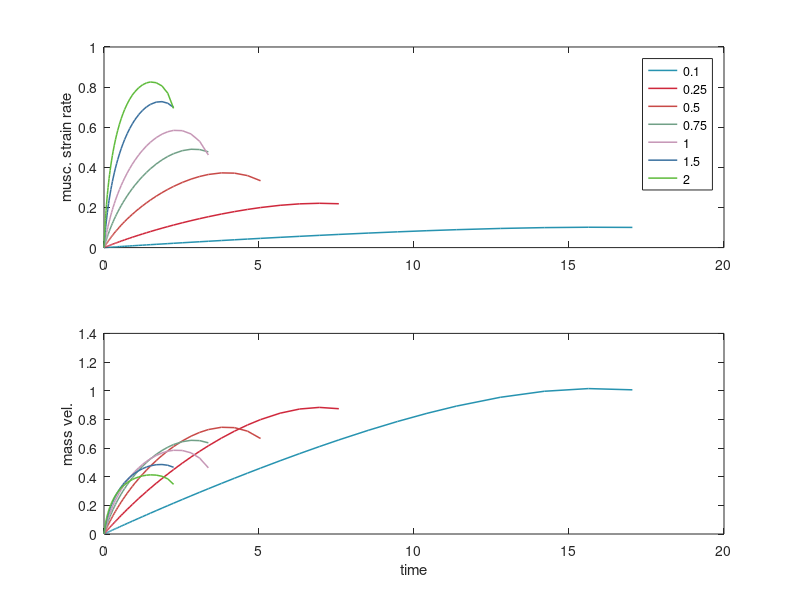
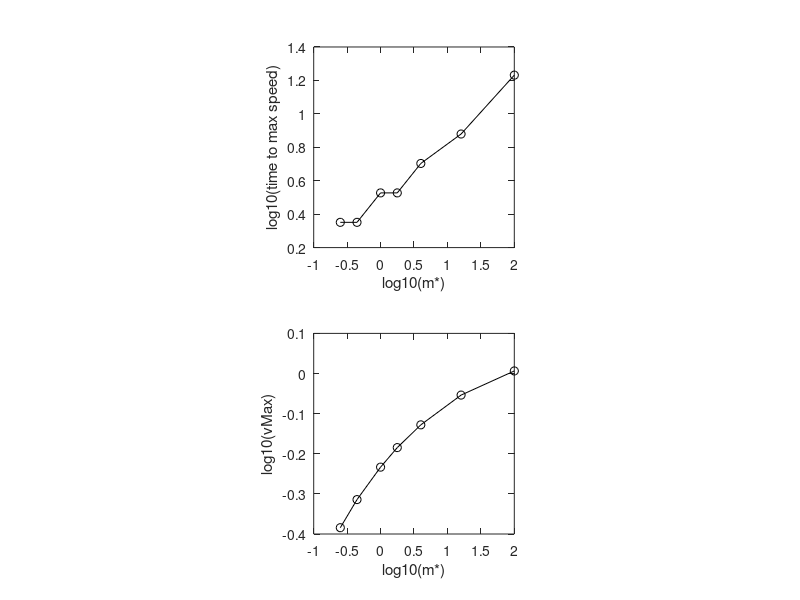
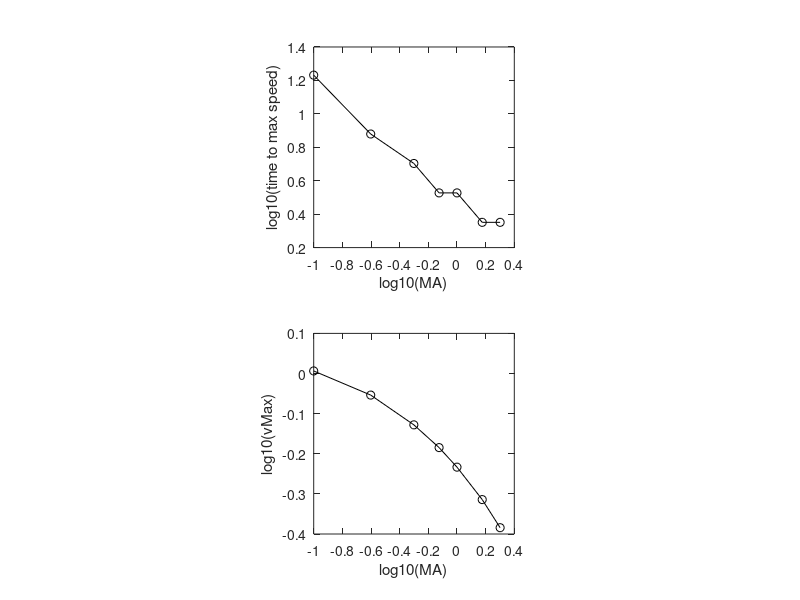

These figures' MATLAB source, in order:
function jim_model_replicate
% This version of jim's model replicates jim's plot in the mathematica file
% "lever_afms_ndsolve_timeout.nb"

%% Parameter values set to unity

% Max stress (at L_0, isometric contraction) (Pa)
P.sigma_max = 1; 

% Muscle length at which max force is produced (isometric contractions) (m)
P.L_0 = 1;

% Hill's coefficient "a", divided by F_max, defined for contraction from L_0
P.a = 1; 

% Max strain, where muscle produces no force (isometric contraction)
P.E_max = 1; 

% Strain rate at which the muscle produces no force (isotonic contraction)
P.Edot_max = 1; 

% Physiological cross-sectional area (m^2)
P.A = 1;

% Mass of body being moved (kg)
P.m = 1; 

% Total lever length
P.L_tot = 1; 

% Mechanical advantage
%P.MA = 1;
P.MA = [0.1 0.25 0.5 0.75 1 1.5 2]; 


%% Calculated parameters

% Input lever length
P.l_in = P.MA .* P.L_tot./(1+P.MA);

% Output lever length
P.l_out = P.L_tot ./ (1+P.MA);

% Max force produced by isometric contraction (N)
P.F_max = P.sigma_max .* P.A; 

% Hill's coefficient "b", defined for contraction from L_0
P.b = (P.a .* P.F_max .* P.L_0 .* P.Edot_max) ./ (P.A .* P.sigma_max);

% Non-dimensional mass (linear)
%P.m_star = (P.m .* P.L_0 .* P.Edot_max^2) ./ (P.A .* P.sigma_max .* P.E_max);

% Non-dimensional mass (lever)
P.m_star = (1./P.MA.^2) .* ...
           (P.m .* P.L_0 .* P.Edot_max^2) ...
           ./ (P.A .* P.sigma_max .* P.E_max);

% Non-dimension version of inverse of Hill's "a"
P.alpha = P.F_max ./ (P.a .* P.F_max);

% Curve fit parameter
P.n = exp( (3 .* P.alpha + 2) ./ (2 .* P.alpha + 2) );


%% Override default values 

P.alpha = 3;


%% Numerical simulations that vary m_star

% Time span for execution
Tspan = [0 10^8];

% Set ODE solver options
options = odeset('Events',@events);

% Initial strain 
IC(1) = 0;

% Initial strain rate;
IC(2) = 0;

% Loop through values of m_star
for i = 1:length(P.MA)
    
    % Solve the governing equation
    [t,e] = ode45(@(t,e) myode(t,e,P.m_star(i),P.alpha),Tspan,IC,options);
       
    % Store time series results
    time{i}       = t;
    ep_star{i}    = e(:,1);
    epDot_star{i} = e(:,2);
    v{i}          = e(:,2) .* (1./P.MA(i));
    lText{i}      = num2str(P.MA(i));
    
    % Stote major features
    timeMax(i) = t(end);
    vMax(i)    = max(v{i});
    
    clear e m_star
    
    disp([num2str(i) ' of ' num2str(length(P.MA))])
end

% Plot timeseries of all sims
if 1
    figure
    for i = 1:length(time)
        
        clr = rand(1,3).*.8+.1;
        lineWidth = 1.1;

        subplot(2,1,1)
        h = plot(time{i},epDot_star{i},'k-');
        set(h,'Color',clr)
        set(h,'LineWidth',lineWidth)
        hold on
        ylabel('musc. strain rate')
        
        subplot(2,1,2)
        h = plot(time{i},v{i},'k-');
        set(h,'Color',clr)
        set(h,'LineWidth',lineWidth)
        hold on
        ylabel('mass vel.');
        xlabel('time')
        
    end
    
    subplot(2,1,1)    
    legend(lText)
end 

if 1
    figure
    
    subplot(2,1,1)
    plot(log10(P.m_star),log10(timeMax),'k-o')
    xlabel('log10(m*)')
    ylabel('log10(time to max speed)')
    %title(['y = ' num2str(c(2)) ' * x' num2str(c(1)) ]) 
    axis square
    
    subplot(2,1,2)
    plot(log10(P.m_star),log10(vMax),'k-o')
    xlabel('log10(m*)')
    ylabel('log10(vMax)')
    axis square
    
    figure
    
    subplot(2,1,1)
    plot(log10(P.MA),log10(timeMax),'k-o')
    xlabel('log10(MA)')
    ylabel('log10(time to max speed)')
    %title(['y = ' num2str(c(2)) ' * x' num2str(c(1)) ]) 
    axis square
    
    subplot(2,1,2)
    plot(log10(P.MA),log10(vMax),'k-o')
    xlabel('log10(MA)')
    ylabel('log10(vMax)')
    axis square
end


function eDot = myode(t,e,mStar,alpha)
% Governing equation of the model 
% e - non-dimensional strain rate (epsilon star in jim's notes)

% First derivative of strain (strain rate)
eDot(1,1) = e(2);

% Second derivative of strain
eDot(2,1) = (1 ./ mStar) .*  (1 - e(1).^2) .* ...
            ( (1 - e(2)) ./ (1 + alpha.*e(2)));
   
        
function [value,isterminal,direction] = events(t,e)
% Stops ode45 when negative or zero strain is reached

value      = max([1-e(1) 0]);
isterminal = 1;
direction  = 0;



